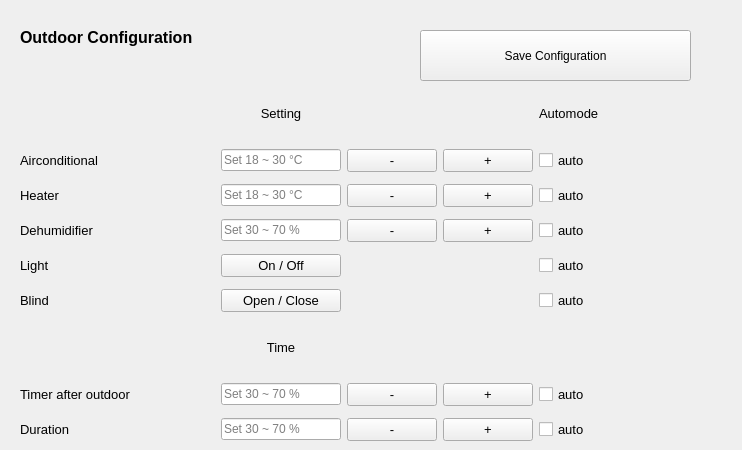
    <widget class="QWidget" name="tab_5">
     <attribute name="title">
      <string>Outdoor Config</string>
     </attribute>
     <widget class="QPushButton" name="OutdoorBtn_Saveconfig">
      <property name="geometry">
       <rect>
        <x>420</x>
        <y>30</y>
        <width>271</width>
        <height>51</height>
       </rect>
      </property>
      <property name="text">
       <string>Save Configuration</string>
      </property>
     </widget>
     <widget class="QWidget" name="layoutWidget_5">
      <property name="geometry">
       <rect>
        <x>20</x>
        <y>90</y>
        <width>713</width>
        <height>351</height>
       </rect>
      </property>
      <layout class="QGridLayout" name="gridLayout_8">
       <property name="verticalSpacing">
        <number>12</number>
       </property>
       <item row="3" column="1">
        <widget class="QLineEdit" name="OutdoorLine_Heater">
         <property name="maximumSize">
          <size>
           <width>120</width>
           <height>16777215</height>
          </size>
         </property>
         <property name="placeholderText">
          <string>Set 18 ~ 30 °C</string>
         </property>
        </widget>
       </item>
       <item row="3" column="0">
        <widget class="QLabel" name="label_68">
         <property name="font">
          <font>
           <pointsize>10</pointsize>
          </font>
         </property>
         <property name="text">
          <string>Heater</string>
         </property>
        </widget>
       </item>
       <item row="5" column="1">
        <widget class="QPushButton" name="OutdoorBtn_Light_toggle">
         <property name="font">
          <font>
           <pointsize>10</pointsize>
          </font>
         </property>
         <property name="text">
          <string>On / Off</string>
         </property>
        </widget>
       </item>
       <item row="5" column="5">
        <widget class="QCheckBox" name="OutdoorCheck_Light_auto">
         <property name="font">
          <font>
           <pointsize>10</pointsize>
          </font>
         </property>
         <property name="text">
          <string>auto</string>
         </property>
         <property name="autoRepeatInterval">
          <number>100</number>
         </property>
        </widget>
       </item>
       <item row="4" column="3">
        <widget class="QPushButton" name="OutdoorBtn_Dehum_decrease">
         <property name="maximumSize">
          <size>
           <width>90</width>
           <height>16777215</height>
          </size>
         </property>
         <property name="font">
          <font>
           <pointsize>10</pointsize>
          </font>
         </property>
         <property name="text">
          <string>-</string>
         </property>
        </widget>
       </item>
       <item row="6" column="5">
        <widget class="QCheckBox" name="OutdoorCheck_Blind_auto">
         <property name="font">
          <font>
           <pointsize>10</pointsize>
          </font>
         </property>
         <property name="text">
          <string>auto</string>
         </property>
         <property name="autoRepeatInterval">
          <number>100</number>
         </property>
        </widget>
       </item>
       <item row="4" column="4">
        <widget class="QPushButton" name="OutdoorBtn_Dehum_increase">
         <property name="maximumSize">
          <size>
           <width>90</width>
           <height>16777215</height>
          </size>
         </property>
         <property name="font">
          <font>
           <pointsize>10</pointsize>
          </font>
         </property>
         <property name="text">
          <string>+</string>
         </property>
        </widget>
       </item>
       <item row="0" column="1">
        <widget class="QLabel" name="label_62">
         <property name="font">
          <font>
           <pointsize>10</pointsize>
          </font>
         </property>
         <property name="text">
          <string>Setting</string>
         </property>
         <property name="alignment">
          <set>Qt::AlignCenter</set>
         </property>
        </widget>
       </item>
       <item row="3" column="3">
        <widget class="QPushButton" name="OutdoorBtn_Heater_decrease">
         <property name="maximumSize">
          <size>
           <width>90</width>
           <height>16777215</height>
          </size>
         </property>
         <property name="font">
          <font>
           <pointsize>10</pointsize>
          </font>
         </property>
         <property name="text">
          <string>-</string>
         </property>
        </widget>
       </item>
       <item row="0" column="5">
        <widget class="QLabel" name="label_70">
         <property name="font">
          <font>
           <pointsize>10</pointsize>
          </font>
         </property>
         <property name="text">
          <string>Automode</string>
         </property>
         <property name="alignment">
          <set>Qt::AlignLeading|Qt::AlignLeft|Qt::AlignVCenter</set>
         </property>
        </widget>
       </item>
       <item row="1" column="0">
        <widget class="QLabel" name="label_67">
         <property name="font">
          <font>
           <pointsize>10</pointsize>
          </font>
         </property>
         <property name="text">
          <string>Airconditional       </string>
         </property>
        </widget>
       </item>
       <item row="4" column="1">
        <widget class="QLineEdit" name="OutdoorLine_Dehum">
         <property name="maximumSize">
          <size>
           <width>120</width>
           <height>16777215</height>
          </size>
         </property>
         <property name="text">
          <string/>
         </property>
         <property name="placeholderText">
          <string>Set 30 ~ 70 %</string>
         </property>
        </widget>
       </item>
       <item row="9" column="0">
        <widget class="QLabel" name="label_66">
         <property name="font">
          <font>
           <pointsize>10</pointsize>
          </font>
         </property>
         <property name="text">
          <string>Timer after outdoor  </string>
         </property>
        </widget>
       </item>
       <item row="1" column="1">
        <widget class="QLineEdit" name="OutdoorLine_AC">
         <property name="maximumSize">
          <size>
           <width>120</width>
           <height>16777215</height>
          </size>
         </property>
         <property name="placeholderText">
          <string>Set 18 ~ 30 °C</string>
         </property>
        </widget>
       </item>
       <item row="1" column="3">
        <widget class="QPushButton" name="OutdoorBtn_AC_decrease">
         <property name="maximumSize">
          <size>
           <width>90</width>
           <height>16777215</height>
          </size>
         </property>
         <property name="font">
          <font>
           <pointsize>10</pointsize>
          </font>
         </property>
         <property name="text">
          <string>-</string>
         </property>
        </widget>
       </item>
       <item row="6" column="0">
        <widget class="QLabel" name="label_63">
         <property name="font">
          <font>
           <pointsize>10</pointsize>
          </font>
         </property>
         <property name="text">
          <string>Blind</string>
         </property>
        </widget>
       </item>
       <item row="4" column="5">
        <widget class="QCheckBox" name="OutdoorCheck_Dehum_auto">
         <property name="font">
          <font>
           <pointsize>10</pointsize>
          </font>
         </property>
         <property name="layoutDirection">
          <enum>Qt::LeftToRight</enum>
         </property>
         <property name="text">
          <string>auto</string>
         </property>
         <property name="autoRepeatInterval">
          <number>100</number>
         </property>
        </widget>
       </item>
       <item row="10" column="0">
        <widget class="QLabel" name="label_64">
         <property name="font">
          <font>
           <pointsize>10</pointsize>
          </font>
         </property>
         <property name="text">
          <string>Duration</string>
         </property>
        </widget>
       </item>
       <item row="1" column="5">
        <widget class="QCheckBox" name="OutdoorCheck_AC_auto">
         <property name="font">
          <font>
           <pointsize>10</pointsize>
          </font>
         </property>
         <property name="layoutDirection">
          <enum>Qt::LeftToRight</enum>
         </property>
         <property name="text">
          <string>auto</string>
         </property>
         <property name="autoRepeatInterval">
          <number>100</number>
         </property>
        </widget>
       </item>
       <item row="6" column="1">
        <widget class="QPushButton" name="OutdoorBtn_Blind_toggle">
         <property name="font">
          <font>
           <pointsize>10</pointsize>
          </font>
         </property>
         <property name="text">
          <string>Open / Close</string>
         </property>
        </widget>
       </item>
       <item row="7" column="1">
        <widget class="QLabel" name="label_61">
         <property name="font">
          <font>
           <pointsize>10</pointsize>
          </font>
         </property>
         <property name="text">
          <string>Time</string>
         </property>
         <property name="alignment">
          <set>Qt::AlignCenter</set>
         </property>
        </widget>
       </item>
       <item row="1" column="4">
        <widget class="QPushButton" name="OutdoorBtn_AC_increase">
         <property name="maximumSize">
          <size>
           <width>90</width>
           <height>16777215</height>
          </size>
         </property>
         <property name="font">
          <font>
           <pointsize>10</pointsize>
          </font>
         </property>
         <property name="text">
          <string>+</string>
         </property>
        </widget>
       </item>
       <item row="5" column="0">
        <widget class="QLabel" name="label_65">
         <property name="font">
          <font>
           <pointsize>10</pointsize>
          </font>
         </property>
         <property name="text">
          <string>Light</string>
         </property>
        </widget>
       </item>
       <item row="4" column="0">
        <widget class="QLabel" name="label_69">
         <property name="font">
          <font>
           <pointsize>10</pointsize>
          </font>
         </property>
         <property name="text">
          <string>Dehumidifier</string>
         </property>
        </widget>
       </item>
       <item row="3" column="4">
        <widget class="QPushButton" name="OutdoorBtn_Heater_increase">
         <property name="maximumSize">
          <size>
           <width>90</width>
           <height>16777215</height>
          </size>
         </property>
         <property name="font">
          <font>
           <pointsize>10</pointsize>
          </font>
         </property>
         <property name="text">
          <string>+</string>
         </property>
        </widget>
       </item>
       <item row="3" column="5">
        <widget class="QCheckBox" name="OutdoorCheck_Heater_auto">
         <property name="font">
          <font>
           <pointsize>10</pointsize>
          </font>
         </property>
         <property name="text">
          <string>auto</string>
         </property>
         <property name="autoRepeatInterval">
          <number>100</number>
         </property>
        </widget>
       </item>
       <item row="10" column="5">
        <widget class="QCheckBox" name="OutdoorCheck_Duration_auto">
         <property name="font">
          <font>
           <pointsize>10</pointsize>
          </font>
         </property>
         <property name="text">
          <string>auto</string>
         </property>
         <property name="autoRepeatInterval">
          <number>100</number>
         </property>
        </widget>
       </item>
       <item row="9" column="5">
        <widget class="QCheckBox" name="OutdoorCheck_Time_auto">
         <property name="font">
          <font>
           <pointsize>10</pointsize>
          </font>
         </property>
         <property name="text">
          <string>auto</string>
         </property>
         <property name="autoRepeatInterval">
          <number>100</number>
         </property>
        </widget>
       </item>
       <item row="9" column="3">
        <widget class="QPushButton" name="OutdoorBtn_Timer_decrease">
         <property name="maximumSize">
          <size>
           <width>90</width>
           <height>16777215</height>
          </size>
         </property>
         <property name="font">
          <font>
           <pointsize>10</pointsize>
          </font>
         </property>
         <property name="text">
          <string>-</string>
         </property>
        </widget>
       </item>
       <item row="9" column="4">
        <widget class="QPushButton" name="OutdoorBtn_Timer_increase">
         <property name="maximumSize">
          <size>
           <width>90</width>
           <height>16777215</height>
          </size>
         </property>
         <property name="font">
          <font>
           <pointsize>10</pointsize>
          </font>
         </property>
         <property name="text">
          <string>+</string>
         </property>
        </widget>
       </item>
       <item row="10" column="3">
        <widget class="QPushButton" name="OutdoorBtn_Duration_decrease">
         <property name="maximumSize">
          <size>
           <width>90</width>
           <height>16777215</height>
          </size>
         </property>
         <property name="font">
          <font>
           <pointsize>10</pointsize>
          </font>
         </property>
         <property name="text">
          <string>-</string>
         </property>
        </widget>
       </item>
       <item row="10" column="4">
        <widget class="QPushButton" name="OutdoorBtn_Duration_increase">
         <property name="maximumSize">
          <size>
           <width>90</width>
           <height>16777215</height>
          </size>
         </property>
         <property name="font">
          <font>
           <pointsize>10</pointsize>
          </font>
         </property>
         <property name="text">
          <string>+</string>
         </property>
        </widget>
       </item>
       <item row="9" column="1">
        <widget class="QLineEdit" name="OutdoorLine_Timer">
         <property name="maximumSize">
          <size>
           <width>120</width>
           <height>16777215</height>
          </size>
         </property>
         <property name="text">
          <string/>
         </property>
         <property name="placeholderText">
          <string>Set 30 ~ 70 %</string>
         </property>
        </widget>
       </item>
       <item row="10" column="1">
        <widget class="QLineEdit" name="OutdoorLine_Duration">
         <property name="maximumSize">
          <size>
           <width>120</width>
           <height>16777215</height>
          </size>
         </property>
         <property name="text">
          <string/>
         </property>
         <property name="placeholderText">
          <string>Set 30 ~ 70 %</string>
         </property>
        </widget>
       </item>
      </layout>
     </widget>
     <widget class="QLabel" name="label_73">
      <property name="geometry">
       <rect>
        <x>20</x>
        <y>20</y>
        <width>211</width>
        <height>34</height>
       </rect>
      </property>
      <property name="font">
       <font>
        <pointsize>12</pointsize>
        <weight>75</weight>
        <bold>true</bold>
       </font>
      </property>
      <property name="text">
       <string>Outdoor Configuration</string>
      </property>
      <property name="alignment">
       <set>Qt::AlignLeading|Qt::AlignLeft|Qt::AlignVCenter</set>
      </property>
     </widget>
    </widget>
